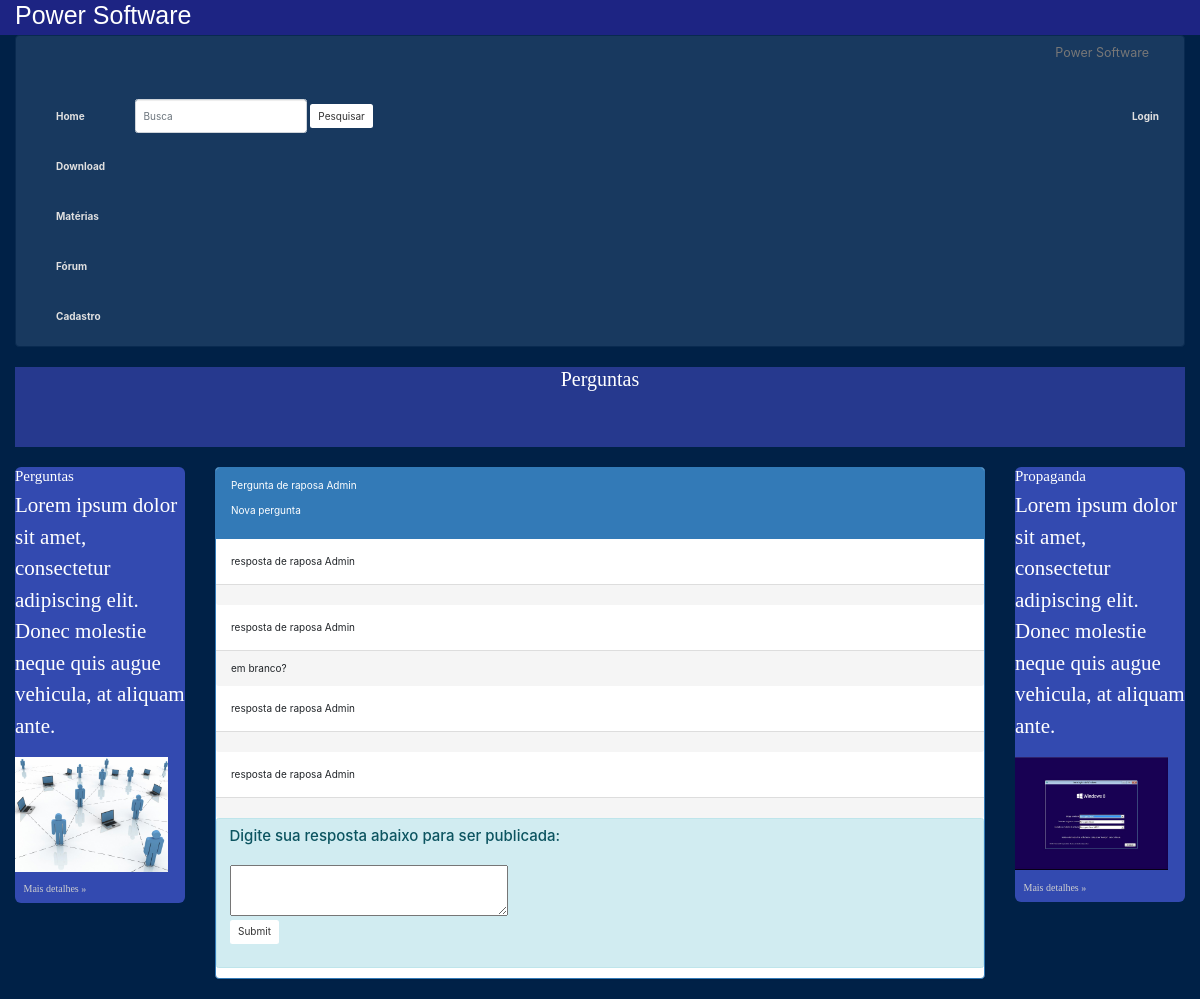
Screenshot of /respostas.php?id_pergunta=2 with the database file from the repository.
### tables this page shows
CREATE TABLE `user` (
  `id_user` int(11) NOT NULL,
  `nome` varchar(60) NOT NULL,
  `email` varchar(60) NOT NULL,
  `senha` varchar(60) NOT NULL,
  `tipo_user_fk` int(3) NOT NULL
);

CREATE TABLE `pergunta` (
  `id_pergunta` int(11) NOT NULL,
  `conteudo_pergunta` varchar(200) NOT NULL,
  `id_user_fk` int(11) NOT NULL
);

CREATE TABLE `resposta` (
  `id_resposta` int(11) NOT NULL,
  `conteudo_resposta` varchar(600) NOT NULL,
  `id_user_fk` int(11) NOT NULL,
  `id_pergunta_fk` int(11) NOT NULL
);

### respostas.php (the view, shortened to what this page needs)
<!DOCTYPE html>
<html lang="en">
  <head>
    <link href="css/bootstrap.min.css" rel="stylesheet">
    <link href="css/style.css" rel="stylesheet">
	<link rel="stylesheet" href="https://maxcdn.bootstrapcdn.com/bootstrap/4.0.0-alpha.5/css/bootstrap.min.css">
    <link href="css/meucss.css" rel="stylesheet">
  </head>
  <body>
    <div class="container-fluid">
		<div class="row">
		<div class="col-md-12"  id="titulo">
		<h1>Power Software</h1>
		</div>
	</div>
	<div class="row">
		<div class="col-md-12">
			<nav class="navbar navbar-default" role="navigation">
				<div class="navbar-header">
					 <a class="navbar-brand" href="index.php">Power Software</a>
				</div>
				<div class="collapse navbar-collapse" id="bs-example-navbar-collapse-1">
					<ul class="nav navbar-nav">
						<li>
							<a href="index.php">Home</a>
						</li>
								<li>
									<a href="download.php">Download</a>
								</li>
								<li>
									<a href="materias.php">Matérias</a>
								</li>
								<li>
									<a href="forum.php">Fórum</a>
								</li>
								<li>
							<?php
				if(isset($_SESSION['email'])){
						echo("<p></p>");
					}else{
						echo("<a href='cadastro.php'>Cadastro</a>");
						}
						?>
								</li>
							</ul>
					<form class="navbar-form navbar-left" role="search">
						<div class="form-group">
							<input type="text" class="form-control" placeholder="Busca">
						</div>
						<button type="submit" class="btn btn-default">
							Pesquisar
						</button>
					</form>
					<ul class="nav navbar-nav navbar-right">
						<li>
							<?php
									if(isset($_SESSION['senha'])== TRUE){
										if($_SESSION['user_type']==1){
											echo("<a href='tela_user_adm.php'>".$_SESSION['nome']."</a>");
										}else{
										echo("<a href='tela_user.php'>User</a>");
									}
									}else{
										echo("<a href='login.php'>Login</a>");
									}
									?>
								</li>
				</div>
			</nav>
			<div class="jumbotron" id="texto">
				<h2>
					Perguntas
				</h2>
			</div>
		</div>
	</div>
	<div class="row">
		<div class="col-md-2">
			<div class="jumbotron">
				<h4>
					Perguntas
				</h4>
				<p>
					Lorem ipsum dolor sit amet, consectetur adipiscing elit. Donec molestie neque quis augue vehicula, at aliquam ante.
				</p>
					<div class="post-content">
						<img src="img/redes.jpg">
					</div>
				<p>
					<a class="btn" href="materias.php">Mais detalhes »</a>
				</p>
			</div>
		</div>
		<div class="col-md-8">
				<?php
				require_once("conexao.php");
					$consultaPergunta = mysqli_query($conexao, "SELECT * FROM pergunta WHERE id_pergunta = '".$_GET['id_pergunta']."'");
					if (!$consultaPergunta) {
						$erro = mysqli_error($conexao);
						echo("$erro");
					}
					else
					{
						while ($row = mysqli_fetch_array($consultaPergunta, MYSQL_ASSOC)){
							$sqlUser = mysqli_query($conexao, 'SELECT * FROM user WHERE id_user = '.$row["id_user_fk"]);
							while ($rowUser = mysqli_fetch_array($sqlUser, MYSQL_ASSOC))
							{
								echo("<div class='panel panel-primary'>");
								$userType = "usuario";
									if($rowUser['tipo_user_fk'] == 1)
									{
										$userType = "Admin";
									}
									else if($rowUser['tipo_user_fk'] == 2)
									{
										$userType = "usuario";
									}
								echo ("<div class='panel-heading'><p>Pergunta de ".$rowUser["nome"]." <span class='tag tag-info'>".$userType."</span></p><p>".$row['conteudo_pergunta']."</p></div>");
							}
							$sqlRespostas = mysqli_query($conexao, 'SELECT id_resposta, conteudo_resposta, id_user_fk, tipo_user_fk, nome FROM resposta, user WHERE id_user_fk = id_user AND id_pergunta_fk = '.$row["id_pergunta"]);
								while ($rowResposta = mysqli_fetch_array($sqlRespostas, MYSQL_ASSOC))
								{
									$userType = "usuario";
									if($rowResposta['tipo_user_fk'] == 1)
									{
										$userType = "Admin";
									}
									else if($rowResposta['tipo_user_fk'] == 2)
									{
										$userType = "usuario";
									}
									echo("<div class='panel-body'>resposta de ".$rowResposta['nome']." <span class='tag tag-info'>".$userType."</span></div><div class='panel-footer'>".$rowResposta['conteudo_resposta']."</div>");
								}
								echo("<div class='alert alert-info'>
								<form action='processar_resposta.php' id='enviarResposta' method='post'>
								<h4 class='f'>Digite sua resposta abaixo para ser publicada:</h4></br>
								<textarea name='res' rows='3' cols='40' form='enviarResposta'></textarea></br>
								<input type='hidden' name='user_id' value='".$_SESSION['id']."'>
								<input type='hidden' name='pergunta_id' value='".$row["id_pergunta"]."'>
								<input type='submit' class='btn btn-default'/>
								</form></br>
								</div>");
								echo("</div>");
						}
					}
				?>
		</div>
		<div class="col-md-2">
			<div class="jumbotron">
				<h4>
					Propaganda
				</h4>
				<p>
					Lorem ipsum dolor sit amet, consectetur adipiscing elit. Donec molestie neque quis augue vehicula, at aliquam ante.
				</p>
				<div class="post-content">
						<img src="img/17.jpg">
				</div>
				<p>
					<a class="btn" href="materias.php">Mais detalhes »</a>
				</p>
		</div>
	</div>
</div>
  </body>
</html>

### css/meucss.css (style rules this page uses)
.f { color:#FFFFFF }
#titulo { font-family: Arial; background-color:#1D2483; color:white; }
#texto { text-align: center; }
body { background-color:#1446B0; }
.row { background-color:#002147; }
.jumbotron { background-color:#334AB0; color: white; font-family: "Urban Elegance Bold"; padding: 0px !important; width: auto; height: auto; }
.post-content { max-width:90%; }
.post-content img { max-width:100% ; }
.jumbotron a { color:#cecece; }
.jumbotron > h2 { background-color:#26398e; text-align:center; height:80px; //margin:-60px; }
.navbar-default { background-color: #18395F; border-color: #092A50; }
.navbar-default .navbar-nav>li>a:focus, .navbar-default .navbar-nav>li>a { color: #E0E0E0; background-color: transparent; font-weight:bold; }

### rows the page displays
pergunta: conteudo_pergunta "Nova pergunta"
user: nome "raposa", tipo_user_fk "Admin"
resposta: user.nome "raposa", user.tipo_user_fk "Admin"
resposta: user.nome "raposa", user.tipo_user_fk "Admin", conteudo_resposta "em branco?"
resposta: user.nome "raposa", user.tipo_user_fk "Admin"
resposta: user.nome "raposa", user.tipo_user_fk "Admin"
